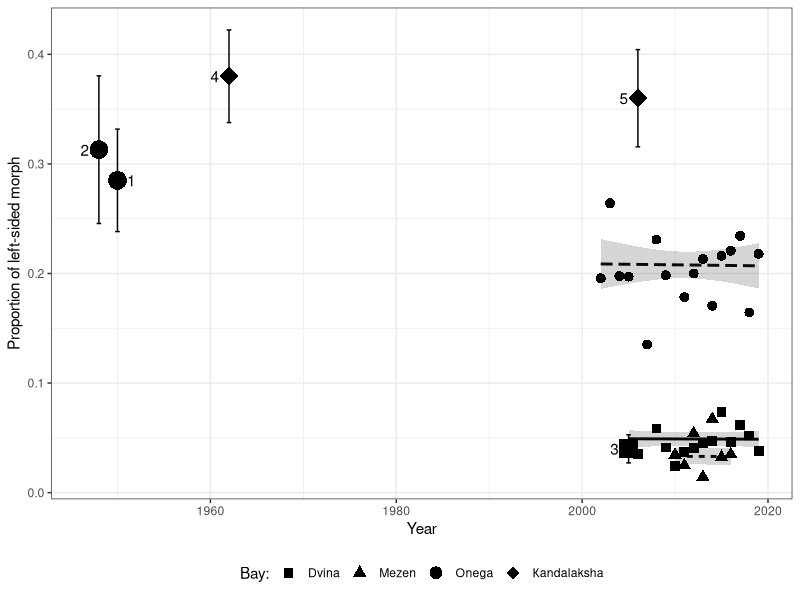
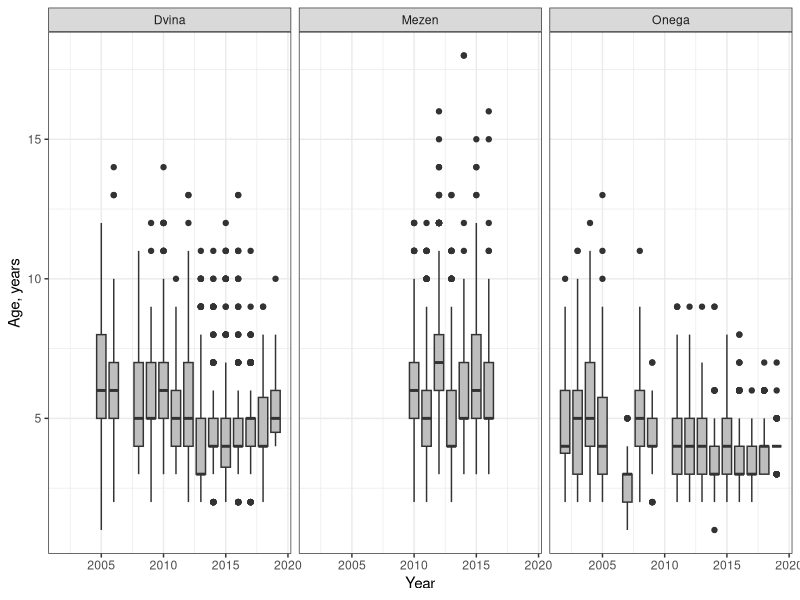

Generate these figures, in order, with R:
## ---- chunk 1
library(knitr)
opts_chunk$set(echo = FALSE, message = FALSE, warning = FALSE)
                      
## ---- chunk 2
library(dplyr)
library(tidyr)
library(ggplot2)
library(readxl)
library(reshape2)
library(vegan)
library(mgcv)
library(ggrepel)
library(broom)
library(tidyr)

cam <- read_excel("Data/All_length_age_year.xlsx") 

cam$Orient2 <- ifelse(cam$Orient == "Left", 1, 0)
## ---- chunk 3
cam$Bay <- factor(cam$Bay)

# Mod2 <- gam(Orient2 ~ s(Year, by = Bay) +  Bay, data = cam, family = "binomial")

Mod2 <- glm(Orient2 ~ Year*Bay, data = cam, family = "binomial")

# drop1(Mod2, test = "Chi")

Mod3 <- glm(Orient2 ~ Year + Bay, data = cam, family = "binomial")



Mod_Dvina <- glm(Orient2 ~ Year, data = cam[cam$Bay == "Dvina", ], family = "binomial")
summary(Mod_Dvina)

Mod_Onega <- glm(Orient2 ~ Year, data = cam[cam$Bay == "Onega", ], family = "binomial")
summary(Mod_Onega)


Mod_Mezen <- glm(Orient2 ~ Year, data = cam[cam$Bay == "Mezen", ], family = "binomial")
summary(Mod_Mezen)



# summary(Mod2)

mydata <- cam %>% group_by(Bay) %>% do(data.frame(Year = seq(min(.$Year), max(.$Year), 1)))


predicted <- predict(Mod3, newdata = mydata, se.fit = T, type = "response")


mydata$Fit = predicted$fit

mydata$SE = predicted$se.fit


left_freq <- cam %>%  group_by(Bay, Year) %>% summarise(Left_prop = mean(Orient2))

historic_data <- data.frame(Bay = c("Onega", "Onega", "Dvina", "Кandalaksha", "Кandalaksha"), Year = c(1950, 1948, 2005, 1962, 2006), Left_prop = c(0.285, 0.313, 0.04, 0.38, 0.36), N = c(358, 182, 897, 507, 450), Source = c(1, 2, 3, 4, 5), shift = c(1.5, rep(-1.5, 4)) )

historic_data$SE <- with(historic_data, sqrt(Left_prop*(1-Left_prop)/N)  ) 


ggplot(mydata, aes(x = Year, y = Fit, group = Bay)) + geom_line(aes(linetype = Bay), size = 1) + 
    geom_ribbon(aes(ymax = Fit + 1.96*SE, ymin = Fit - 1.96*SE), alpha = 0.2) + 
  geom_point(data = left_freq, aes(y = Left_prop, shape = Bay), size = 3, fill = "gray")  + 
  geom_errorbar(data = historic_data, aes(x = Year, y = Left_prop,   ymin = Left_prop - 1.96 * SE, ymax = Left_prop + 1.96 * SE), width = 0.5) + 
  geom_point(data = historic_data, aes(x = Year, y = Left_prop,  shape = Bay), size = 6, fill = "white")+ 
  geom_text(data = historic_data, aes(x = Year + shift, y = Left_prop, label = Source)) +
  labs(x = "Year",  y = "Proportion of left-sided morph", shape = "Bay:") + 
  theme_bw() + 
  scale_shape_manual(values = c(15, 17, 16, 18)) +
  guides(linetype = "none") +
  theme(legend.position = "bottom") +
  guides(shape = guide_legend(override.aes = list(size = c(3, 3, 4, 4) )))

  


## ---- chunk 4
mod_summary <- tidy(Mod3)

mod_summary[,2:4] <- round (mod_summary[,2:4], 4)

mod_summary[,5] <- round (mod_summary[,5], 4)


kable(mod_summary, col.names = c("Model term", "Parameter", "SE", "Z-statistic", "p-value"), caption = "Table ++. Parameters of model fitted")
## ---- chunk 5

ggplot(cam, aes(x = Year, y = Age, group = Year)) + geom_boxplot(fill = "gray") + facet_wrap(~Bay)  + theme_bw() + labs(y = "Age, years")

